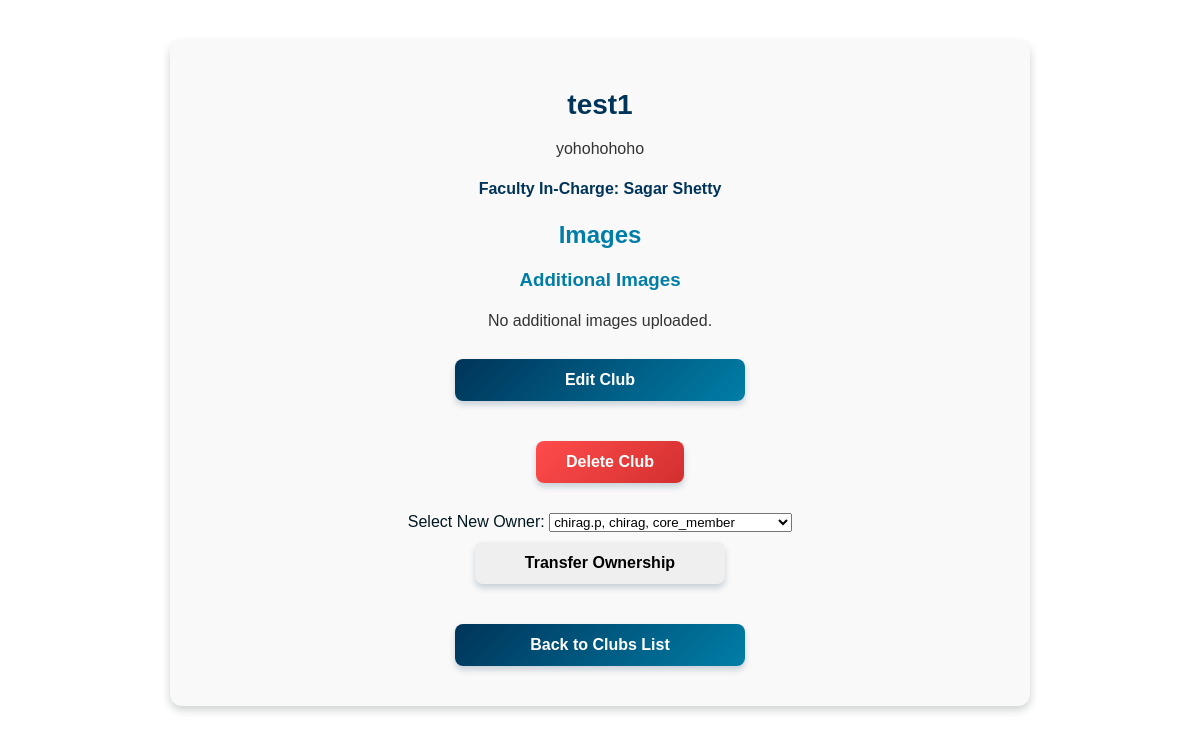
The app's page /committees/club/34/ (signed in) with its own data.
### committees/models.py (models this page shows, shortened)
class Associations(models.Model):
    ROLE_CHOICES = (
        ('committees', 'Committees'),
        ('clubs', 'Clubs')
    )
    STATUS_CHOICES = (
        ('pending', 'Pending Approval'),
        ('approved', 'Approved'),
        ('rejected', 'Rejected'),
        ('delete_pending', 'Delete Request Pending'),
    )
    id = models.AutoField(primary_key=True)
    name = models.CharField(max_length=255)
    description = models.TextField()
    type = models.CharField(max_length=15, choices=ROLE_CHOICES)
    faculty_incharge = models.ForeignKey('faculty.Faculty', on_delete=models.CASCADE)
    created_by = models.ForeignKey('members.CoreMember', on_delete=models.CASCADE, null=True, blank=True)
    created_at = models.DateTimeField(auto_now_add=True)
    image = models.ImageField(upload_to='association_images/', null=True, blank=True)
    status = models.CharField(max_length=15, choices=STATUS_CHOICES, default='pending')
    owner = models.ForeignKey('members.CoreMember', on_delete=models.SET_NULL, null=True, blank=True,related_name='owned_associations')

### faculty/models.py (models this page shows, shortened)
class Faculty(models.Model):
    id = models.OneToOneField(UserProfile, on_delete=models.CASCADE, primary_key=True)
    department = models.CharField(max_length=100)
    designation = models.CharField(max_length=100,null=True,blank=True)
    locked_dates = models.JSONField(null=True,blank=True)
    permissions = models.JSONField(default=list,null=True,blank=True)

### Login/models.py (models this page shows, shortened)
class UserProfile(models.Model):
    ROLE_CHOICES = (
        ('faculty', 'Faculty'),
        ('core_member', 'Core Member'),
        ('member', 'Member'),
        ('non_participating', 'Non Participating')
    )
    id = models.OneToOneField(settings.AUTH_USER_MODEL, on_delete=models.CASCADE, primary_key=True)
    ssv_id = models.IntegerField(null=True, blank=True, unique=True)  # New field
    full_name = models.CharField(max_length=255)
    role = models.CharField(max_length=20, choices=ROLE_CHOICES,default='non_participating')
    profile_picture = models.ImageField(upload_to='profile_pics/', default='profile_pics/default.jpg',null=True, blank=True)
    created_at = models.DateTimeField(auto_now_add=True)
    updated_at = models.DateTimeField(auto_now=True)
    preferences = models.JSONField(default=list,null=True,blank=True) # New field for preferences
    def __str__(self):
        return f"{self.id.username}, {self.full_name}, {self.role}"

### committees/views.py (the view)
# urls.py: path('club/<int:pk>/', views.club_detail, name='club_detail'),
def club_detail(request, pk):
    club = get_object_or_404(Associations, pk=pk)
    is_creator = False
    is_owner = False
    can_edit = False
    if request.user.is_authenticated and request.user.userprofile.role == 'core_member':
        core_member = CoreMember.objects.get(id=request.user.userprofile)
        is_creator = club.created_by == core_member
        is_owner = club.owner == core_member
        if core_member:
            can_edit = CoreMember.objects.filter(assosiation=club,id=core_member.id).exists()
    core_members = CoreMember.objects.all().exclude(id=club.owner.id)
    return render(request, 'committees/club_detail.html', {
        'club': club,
        'is_creator': is_creator,
        'is_owner': is_owner,
        'core_members': core_members,
        'can_edit': can_edit
    })

### members/models.py (called while the page is built)
    def __str__(self):
        return f"{self.id}"

### committees/templates/committees/club_detail.html (shortened to what this page needs)
<!DOCTYPE html>
<html lang="en">
<head>
    {% load static %}
    <link rel="stylesheet" href="{% static 'css/club_details.css' %}">
</head>
<body>
    <div class="club-container">
        <h1>{{ club.name }}</h1>
        <p>{{ club.description }}</p>
        <p class="faculty-incharge">Faculty In-Charge: {{ club.faculty_incharge.id.full_name }}</p>
        <h2>Images</h2>
        <h3>Additional Images</h3>
        {% for image in club.images.all %}
            <img src="{{ image.image.url }}" alt="Club Image">
        {% empty %}
            <p>No additional images uploaded.</p>
        {% endfor %}
        {% if can_edit %}
            <a href="{% url 'edit_club_committee' club.id %}" class="btn btn-primary">Edit Club</a>
        {% endif %}
        {% if is_owner %}
            <div class="button-container">
                <form action="{% url 'delete_club_committee' club.id %}" method="post" onsubmit="return confirm('Are you sure?');">
                    <button type="submit" class="btn btn-danger">Delete Club</button>
                </form>
            </div>
        {% endif %}
        {% if is_owner %}
            <div class="button-container">
                <form action="{% url 'transfer_ownership' club.id %}" method="post">
                    <label for="new_owner">Select New Owner:</label>
                    <select name="new_owner" required>
                        {% for core_member in core_members %}
                            <option value="{{ core_member.id.id.username }}, {{ core_member.id.full_name }}, {{ core_member.id.role }}">
                                {{ core_member }}
                            </option>
                        {% endfor %}
                    </select>
                    <button type="submit" class="btn btn-warning">Transfer Ownership</button>
                </form>
            </div>
        {% endif %}
        <div class="button-container">
            <a href="{% url 'club_list' %}" class="btn btn-back">Back to Clubs List</a>
        </div>
    </div>
</body>
</html>

### committees/static/css/club_details.css (style rules this page uses)
body { font-family: Arial, sans-serif; background-color: #FFFFFF; color: #00171F; margin: 0; padding: 20px; text-align: center; }
.club-container { background: #f9f9f9; border-radius: 12px; box-shadow: 0px 4px 8px rgba(0, 23, 31, 0.2); padding: 30px; max-width: 800px; margin: 20px auto; }
h1 { color: #003459; font-size: 28px; margin-bottom: 10px; }
h2, h3 { color: #007EA7; margin-top: 20px; }
p { font-size: 16px; color: #333; line-height: 1.5; }
.faculty-incharge { font-weight: bold; color: #003459; }
.btn { display: inline-block; text-decoration: none; font-size: 16px; font-weight: bold; padding: 12px 20px; border-radius: 8px; transition: all 0.3s ease-in-out; box-shadow: 0px 4px 6px rgba(0, 52, 89, 0.2); border: none; cursor: pointer; width: 100%; max-width: 250px; text-align: center; margin: 10px; }
.btn-primary { background: linear-gradient(135deg, #003459, #007EA7); color: #FFFFFF; }
.btn-danger { background: linear-gradient(135deg, #FF4C4C, #D32F2F); color: #FFFFFF; }
.btn-back { background: linear-gradient(135deg, #003459, #007EA7); color: #FFFFFF; }
.button-container { display: flex; flex-direction: column; align-items: center; gap: 10px; margin-top: 20px; }

### records on screen
Associations: name "test1", description "yohohohoho", faculty_incharge.id.full_name "Sagar Shetty"

### other values on screen
form field new_owner "chirag.p, chirag, core_member"
